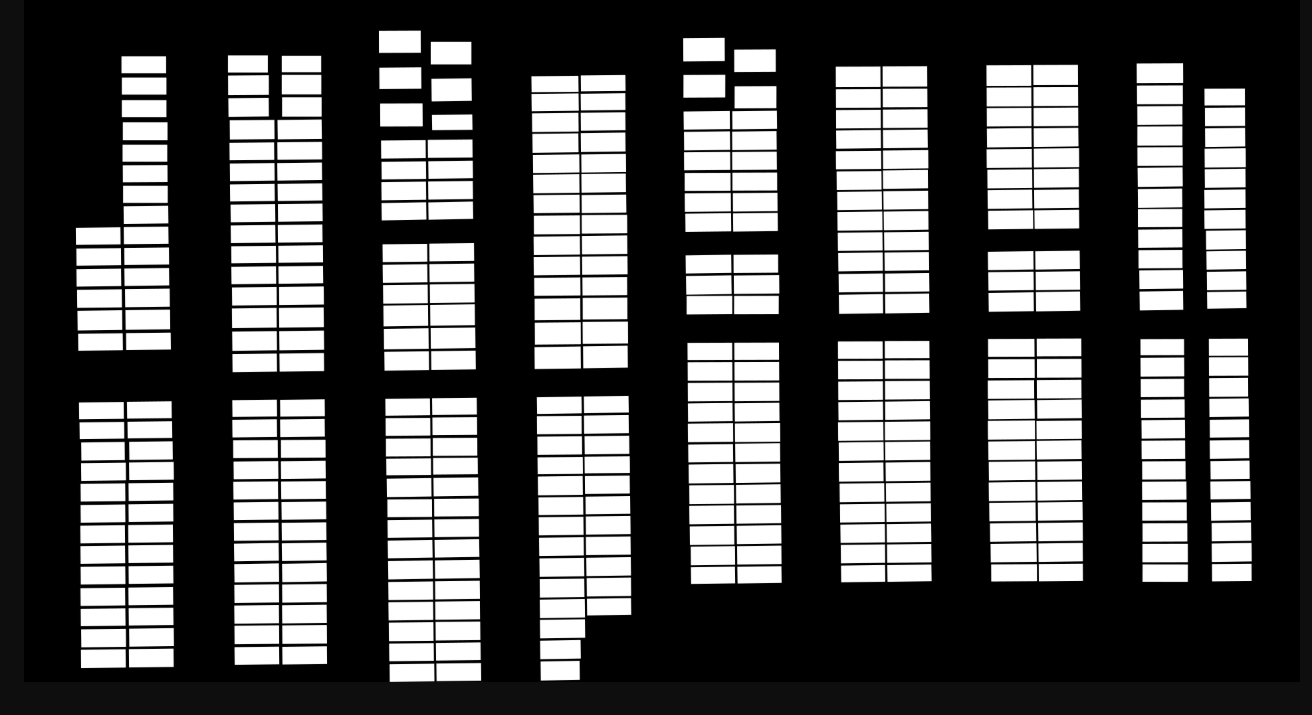
#> input picture data/mask_1920_1080.png, 1312 x 715 px, found by its file name
$ python extract_mask_slots.py
#> lines starting #> are read from the running program, lines starting #| are printed output that depends on the picture; after the words box and inside, x2 and y2 are one past the last pixel; in counts of white or black regions, pixels touching at a corner belong together
import cv2
import json

mask = cv2.imread("data/mask_1920_1080.png", cv2.IMREAD_GRAYSCALE)
#> mask is the input picture: shape (715, 1312); min 0, max 255, mean 88.3
_, thresh = cv2.threshold(mask, 100, 255, cv2.THRESH_BINARY)
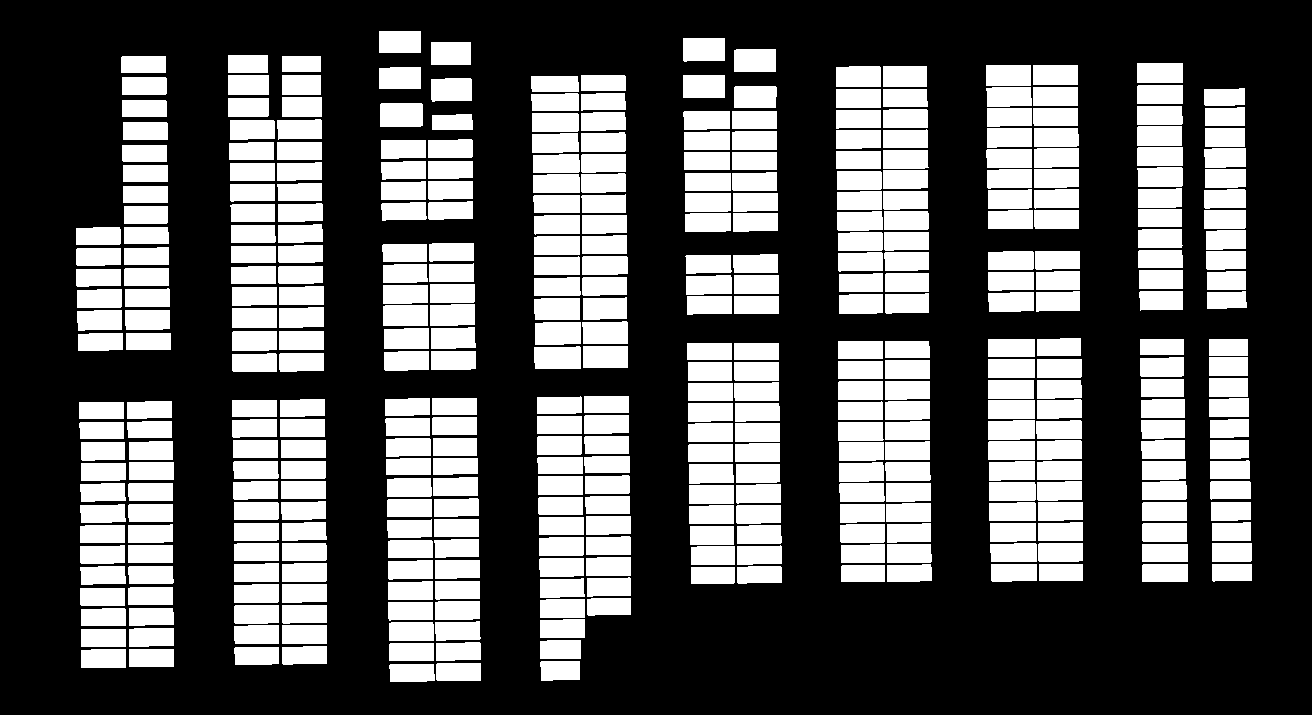
#> thresh: shape (715, 1312); 34.7% white; 396 white regions

contours, _ = cv2.findContours(thresh, cv2.RETR_EXTERNAL, cv2.CHAIN_APPROX_SIMPLE)
#> contours = 396 contours; largest, box (x1, y1, x2, y2) and area: (535, 322, 581, 345) 966, (534, 346, 581, 369) 964, (380, 103, 423, 127) 964, (582, 321, 628, 344) 934, (534, 298, 580, 320) 933

slots = []
for i, cnt in enumerate(contours):
    x, y, w, h = cv2.boundingRect(cnt)
    # Filter out tiny noise artifacts
    if w * h > 150:
        slots.append({
            "slot_id": f"A{i+1:03d}",
            "bbox": [int(x), int(y), int(w), int(h)]
        })
#> this loop made 396 passes
#> (x, y, w, h) on passes 1 to 3: (389, 664, 46, 18), (436, 663, 45, 18), (540, 661, 40, 20)
#> after the loop, slots = 396 items

print(f"Extracted {len(slots)} clean parking slot rectangles.")
#| Extracted 396 clean parking slot rectangles.
with open("data/slots.json", "w") as f:
    json.dump(slots, f, indent=4)
